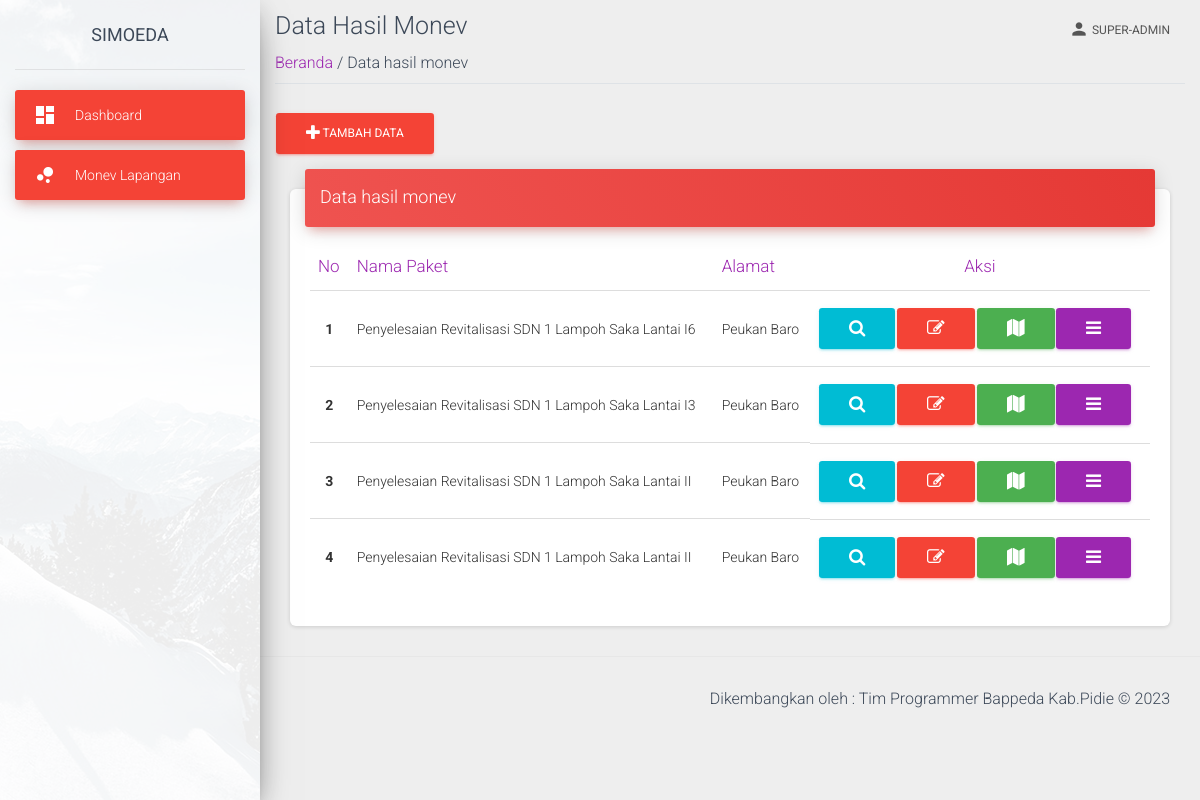
The page /view/monev.php (signed in) on the database its author committed.
### tables this page shows
CREATE TABLE `laporan` (
  `id_paket` int(11) NOT NULL,
  `nama_paket` varchar(255) DEFAULT NULL,
  `alamat_paket` varchar(255) DEFAULT NULL,
  `latitude` varchar(255) DEFAULT NULL,
  `longitude` varchar(255) DEFAULT NULL,
  `skpk_id` int(11) DEFAULT NULL,
  `kpa` varchar(255) DEFAULT NULL,
  `alamat_skpk` varchar(255) DEFAULT NULL,
  `nama_pa` varchar(255) DEFAULT NULL,
  `nama_bendahara` varchar(255) DEFAULT NULL,
  `nama_pptk` varchar(255) DEFAULT NULL,
  `pl_nama_1` varchar(255) DEFAULT NULL,
  `pl_instasi_asal_1` varchar(255) DEFAULT NULL,
  `pl_nama_2` varchar(255) DEFAULT NULL,
  `pl_instasi_asal_2` varchar(255) DEFAULT NULL,
  `pl_nama_3` varchar(255) DEFAULT NULL,
  `pl_instasi_asal_3` varchar(255) DEFAULT NULL,
  `pl_nama_4` varchar(255) DEFAULT NULL,
  `pl_instasi_asal_4` varchar(255) DEFAULT NULL,
  `pl_nama_5` varchar(255) DEFAULT NULL,
  `pl_instasi_asal_5` varchar(255) DEFAULT NULL,
  `nama` varchar(255) DEFAULT NULL,
  `jabatan` varchar(255) DEFAULT NULL,
  `alamat` varchar(255) DEFAULT NULL,
  `pho_nama_1` varchar(255) DEFAULT NULL,
  `pho_instasi_asal_1` varchar(255) DEFAULT NULL,
  `pho_nama_2` varchar(255) DEFAULT NULL,
  `pho_instasi_asal_2` varchar(255) DEFAULT NULL,
  `pho_nama_3` varchar(255) DEFAULT NULL,
  `pho_instasi_asal_3` varchar(255) DEFAULT NULL,
  `pho_nama_4` varchar(255) DEFAULT NULL,
  `pho_instasi_asal_4` varchar(255) DEFAULT NULL,
  `pho_nama_5` varchar(255) DEFAULT NULL,
  `pho_instasi_asal_5` varchar(255) DEFAULT NULL,
  `pho_nama_6` varchar(255) DEFAULT NULL,
  `pho_instasi_asal_6` varchar(255) DEFAULT NULL,
  `pr_nama_perusahaan` varchar(255) DEFAULT NULL,
  `pr_alamat_perusahaan` varchar(255) DEFAULT NULL,
  `pr_nama_pimpinan` varchar(255) DEFAULT NULL,
  `pr_alamat_pimpinan` varchar(255) DEFAULT NULL,
  `pr_nilai_kontrak` varchar(255) DEFAULT NULL,
  `pw_nama_perusahaan` varchar(255) DEFAULT NULL,
  `pw_alamat_perusahaan` varchar(255) DEFAULT NULL,
  `pw_nama_pimpinan` varchar(255) DEFAULT NULL,
  `pw_alamat_pimpinan` varchar(255) DEFAULT NULL,
  `pw_nilai_kontrak` varchar(255) DEFAULT NULL,
  `pf_nama_perusahaan` varchar(255) DEFAULT NULL,
  `pf_alamat_perusahaan` varchar(255) DEFAULT NULL,
  `pf_nama_pimpinan` varchar(255) DEFAULT NULL,
  `pf_nomor_kontrak` varchar(255) DEFAULT NULL,
  `pf_nilai_kontrak` varchar(255) DEFAULT NULL,
  `pf_tanggal` varchar(255) DEFAULT NULL,
  `pf_pagu` varchar(255) DEFAULT NULL,
  `pf_sumber_dana` varchar(255) DEFAULT NULL,
  `no_pho` varchar(255) DEFAULT NULL,
  `tgl_pho` varchar(255) DEFAULT NULL,
  `ha` varchar(255) DEFAULT NULL,
  `gambar_kondisi_1` varchar(255) DEFAULT NULL,
  `gambar_kondisi_2` varchar(255) DEFAULT NULL,
  `gambar_kondisi_3` varchar(255) DEFAULT NULL,
  `gambar_kondisi_4` varchar(255) DEFAULT NULL,
  `gambar_kondisi_5` varchar(255) DEFAULT NULL,
  `gambar_kondisi_6` varchar(255) DEFAULT NULL,
  `jenis_paket` int(11) DEFAULT NULL,
  `id_user` int(11) DEFAULT NULL,
  `id_tahun` int(11) DEFAULT NULL,
  `id_sumber_dana` int(11) DEFAULT NULL
);

### view/monev.php (the view, shortened to what this page needs)
<?php
require('../view/template-atas-monev.php');
?>
<?php
require('../proses/koneksi.php');
$query_laporan = "SELECT * FROM laporan";
$result_laporan = mysqli_query($koneksi,$query_laporan);
?>
    <div class="container-fluid">
        <div class="title">
            <h3 class="text-gray-800 my-2">Data Hasil Monev</h3>
        </div>
        <div class="subtitle border-bottom mb-4 pb-2">
            <span class=""><a href="./admin-monev-dashboard.php">Beranda </a></span>
            <span class="text-grey"> / Data hasil monev</span>
        </div>
        <a href="data-tambah.php" class="btn btn-danger shadow"> <i class="fa fa-plus"></i></button> Tambah Data</a>
        <div class="content">
        <div class="container-fluid">
          <div class="row">
            <div class="col-md-12">
              <div class="card">
                <div class="card-header card-header-danger">
                  <h4 class="card-title "> Data hasil monev</h4>
                </div>
                <div class="card-body">
                  <div class="table-responsive">
                    <table class="table">
                      <thead class="text-primary">
                        <tr><th>
                        No
                        </th>
                        <th>
                        Nama Paket
                        </th>
                        <th>
                        Alamat
                        </th>
                        <th style="text-align: center;">
                        Aksi
                        </th>
                      </tr>
                    </thead>
                    <tbody>
                    <?php
                $noUrut=1;
				while ($row = @mysqli_fetch_assoc($result_laporan)){
					$nama_peta=$row['nama_paket'];
					$alamat_peta=$row['alamat_paket'];
				?>
                    <tr>
                        <th class="text-center" scope="row"><?php echo $noUrut++ ?></th>
                        <td><?php echo $nama_peta ?></td>
                        <td><?php echo $alamat_peta ?></td>
                        <td class="footer">
                        <form method="POST" action="data-rincian.php">
                                    <button type="submit" name="edit_paket"
                                        class="btn btn-info " title="Rincian Data">
                                        <i class="fa fa-search"></i>
                                    </button>
                                </form>
                            <form method="POST" action="data-edit.php" >
                                <button type="submit" name="edit_paket" value="Edit Data" class="btn btn-danger">
                                <i class="fa fa-edit"></i> </button>
                            </form>
                            <form method="POST" target="_blank" action="lihat_peta.php">
                                <button type="submit" name="submit_coordinates"
                                    class="btn btn-success" title="Lihat Peta">
                                    <i class="fa fa-map"></i> </button>
                            </form>
                        <div class="nav-items">
                            <a class="btn btn-primary" href="javascript:;" id="navbarDropdownProfile" data-toggle="dropdown" aria-haspopup="true" aria-expanded="false">
                            <i class="fa fa-bars"></i>
                            </a>
                        </div>
                        </td>
                    </tr>
                    <?php
					}
				?>
                </tbody>
                    </table>
                  </div>
                </div>
              </div>
            </div>
          </div>
        </div>
      </div>
    </div>
 <?php
require('../view/template-bawah-monev.php')
?>

### rows shown on the page
laporan: nama_paket "Penyelesaian Revitalisasi SDN 1 Lampoh Saka Lantai I6", alamat_paket "Peukan Baro"
laporan: nama_paket "Penyelesaian Revitalisasi SDN 1 Lampoh Saka Lantai I3", alamat_paket "Peukan Baro"
laporan: nama_paket "Penyelesaian Revitalisasi SDN 1 Lampoh Saka Lantai II", alamat_paket "Peukan Baro"
laporan: nama_paket "Penyelesaian Revitalisasi SDN 1 Lampoh Saka Lantai II", alamat_paket "Peukan Baro"

### other values the page prints
$_SESSION['level'] "SUPER-ADMIN"
